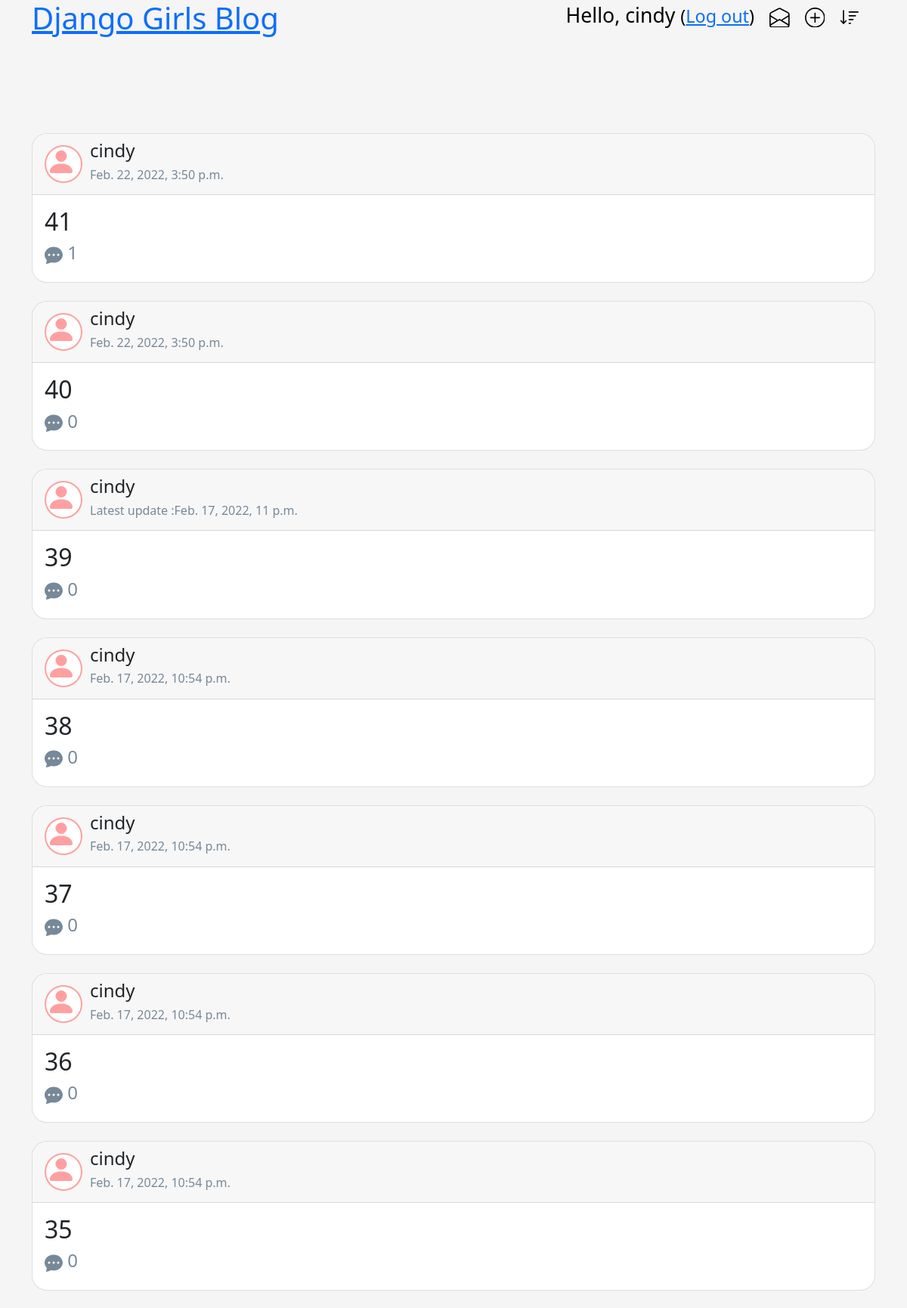
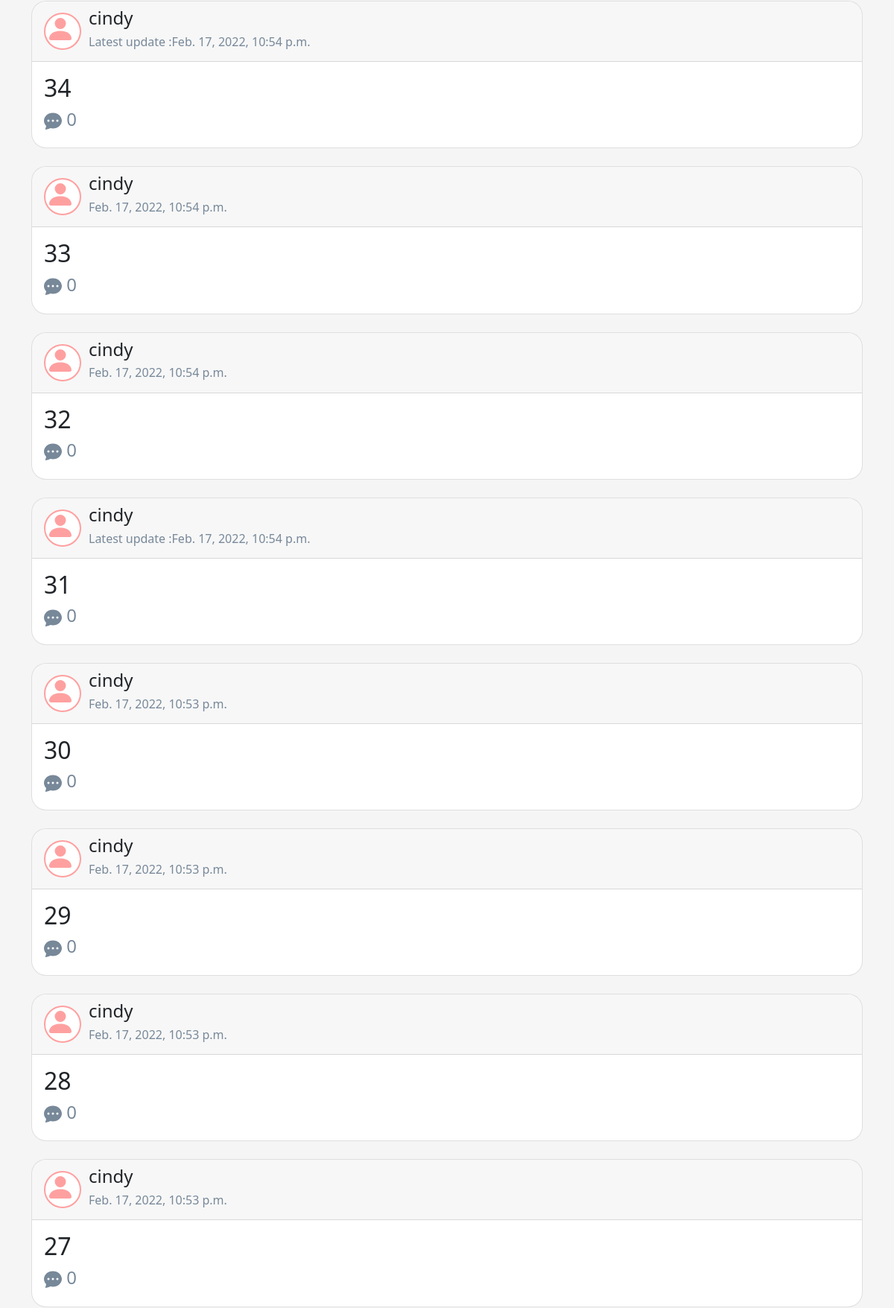
The page /list (signed in, upper part) on the database its author committed (2 pictures, top to bottom).
### blog/models.py (models this page shows, shortened)
class Post(models.Model):
    author = models.ForeignKey(settings.AUTH_USER_MODEL, on_delete=models.CASCADE)
    title = models.CharField(max_length=200)
    text = models.TextField()
    created_date = models.DateTimeField(default=timezone.now)
    published_date = models.DateTimeField(blank=True, null=True)
    latest_update_time = models.DateTimeField(blank=True, null=True)
    def approved_comments(self):
        return self.comments.filter(approved_comment=True)

### blog/views.py (the view)
# urls.py: path('list', views.post_list, name='post_list'),
@login_required
def post_list(request):
    posts = Post.objects.filter(published_date__lte=timezone.now()).order_by('latest_update_time').reverse()
    return render(request, 'blog/post_list.html', {'posts': posts})

### blog/templates/blog/post_list.html
{% extends 'blog/base.html' %}
{% block content %}
    {% for post in posts %}
        <div class="card list_card" style="border-radius: 20px;cursor: pointer;" onclick="location.href='{% url 'post_detail' pk=post.pk %}'">
            <div class="card-header" style="border-top-left-radius: 20px;border-top-right-radius: 20px;">
                <div class="user-pic">
                    <svg xmlns="http://www.w3.org/2000/svg" width="40" height="40" fill="currentColor" class="bi bi-person-fill" viewBox="0 0 16 16" style="color:#FFA0A0;">
                        <path d="M3 14s-1 0-1-1 1-4 6-4 6 3 6 4-1 1-1 1H3zm5-6a3 3 0 1 0 0-6 3 3 0 0 0 0 6z"/>
                    </svg>
                </div>
                <div class="user_and_date">
                    <h4>{{post.author}}</h4>
                    {% if post.latest_update_time  != post.created_date %}
                    <h6>Latest update :{{ post.latest_update_time }}</h6>
                    {%else%}
                    <h6>{{ post.created_date }}</h6>
                    {%endif%}
                </div>
            </div>
            <div class="card-body">
                <h2 class="card-title">{{ post.title }}</h2>
                <a href="{% url 'post_detail' pk=post.pk %}" style="color: lightslategray;text-decoration:none;">
                    <h4>{% include './icons/chat-dots-fill.svg' %} {{ post.approved_comments.count }}</h4>
                </a>
            </div>
        </div>
        <br>
    {% endfor %}
{% endblock %}

### blog/templates/blog/base.html (shortened to what this page needs)
{% load static %}
<!DOCTYPE html>
<html>
    <head>
        <link rel="stylesheet" href="https://cdn.jsdelivr.net/npm/bootstrap@5.1.3/dist/css/bootstrap.min.css">
        <link rel="stylesheet" href="{% static 'css/blog.css' %}">
    </head>
    <body class="body">
        <header class="page-header">
            <div class="container">
                {% if user.is_authenticated %}
                    <a href="{% url 'post_board' %}" class="top-menu">
                    </a>
                    <a href="{% url 'post_new' %}" class="top-menu">
                    </a>
                    <a href="{% url 'post_draft_list' %}" class="top-menu">
                    </a>
                    <p class="top-menu">Hello, {{ user.username }} <small>(<a href="{% url 'logout' %}">Log out</a>)</small></p>
                {% else %}
                    <a href="{% url 'login' %}" class="top-menu">Login</a>
                {% endif %}
                <h1><a href="{% url 'post_list' %}">Django Girls Blog</a></h1>
            </div>
          </header>
          <main class="container">
              <div class="row">
                  <div class="col">
                  {% block content %}
                  {% endblock %}
                  </div>
              </div>
          </main>
    </body>
</html>

### blog/static/css/blog.css (style rules this page uses)
.body { background-color: whitesmoke; font: 'Noto Sans', sans-serif; }
main { padding-top: 120px; }
.top-menu, .top-menu:visited { color: black; font-size: 20pt; float: right; margin-right: 20px; }
.card-header { display: flex; align-items: center; }
.user-pic { width: 50px; height: 50px; border: #FFA0A0 2px solid; float: left; border-radius: 50%; background-color: white; }
.user_and_date { position: relative; margin-left: 10px; }
.user_and_date h6 { color: lightslategray; }

### rows shown on the page
Post: author "cindy", created_date "Feb. 22, 2022, 3:50 p.m.", title "41", approved_comments.count "1"
Post: author "cindy", created_date "Feb. 22, 2022, 3:50 p.m.", title "40", approved_comments.count "0"
Post: author "cindy", latest_update_time "Feb. 17, 2022, 11 p.m.", title "39", approved_comments.count "0"
Post: author "cindy", created_date "Feb. 17, 2022, 10:54 p.m.", title "38", approved_comments.count "0"
Post: author "cindy", created_date "Feb. 17, 2022, 10:54 p.m.", title "37", approved_comments.count "0"
Post: author "cindy", created_date "Feb. 17, 2022, 10:54 p.m.", title "36", approved_comments.count "0"
Post: author "cindy", created_date "Feb. 17, 2022, 10:54 p.m.", title "35", approved_comments.count "0"
Post: author "cindy", latest_update_time "Feb. 17, 2022, 10:54 p.m.", title "34", approved_comments.count "0"
Post: author "cindy", created_date "Feb. 17, 2022, 10:54 p.m.", title "33", approved_comments.count "0"
Post: author "cindy", created_date "Feb. 17, 2022, 10:54 p.m.", title "32", approved_comments.count "0"
Post: author "cindy", latest_update_time "Feb. 17, 2022, 10:54 p.m.", title "31", approved_comments.count "0"
Post: author "cindy", created_date "Feb. 17, 2022, 10:53 p.m.", title "30", approved_comments.count "0"
Post: author "cindy", created_date "Feb. 17, 2022, 10:53 p.m.", title "29", approved_comments.count "0"
Post: author "cindy", created_date "Feb. 17, 2022, 10:53 p.m.", title "28", approved_comments.count "0"
Post: author "cindy", created_date "Feb. 17, 2022, 10:53 p.m.", title "27", approved_comments.count "0"

### other values the page prints
{{ user.username }} "cindy"
